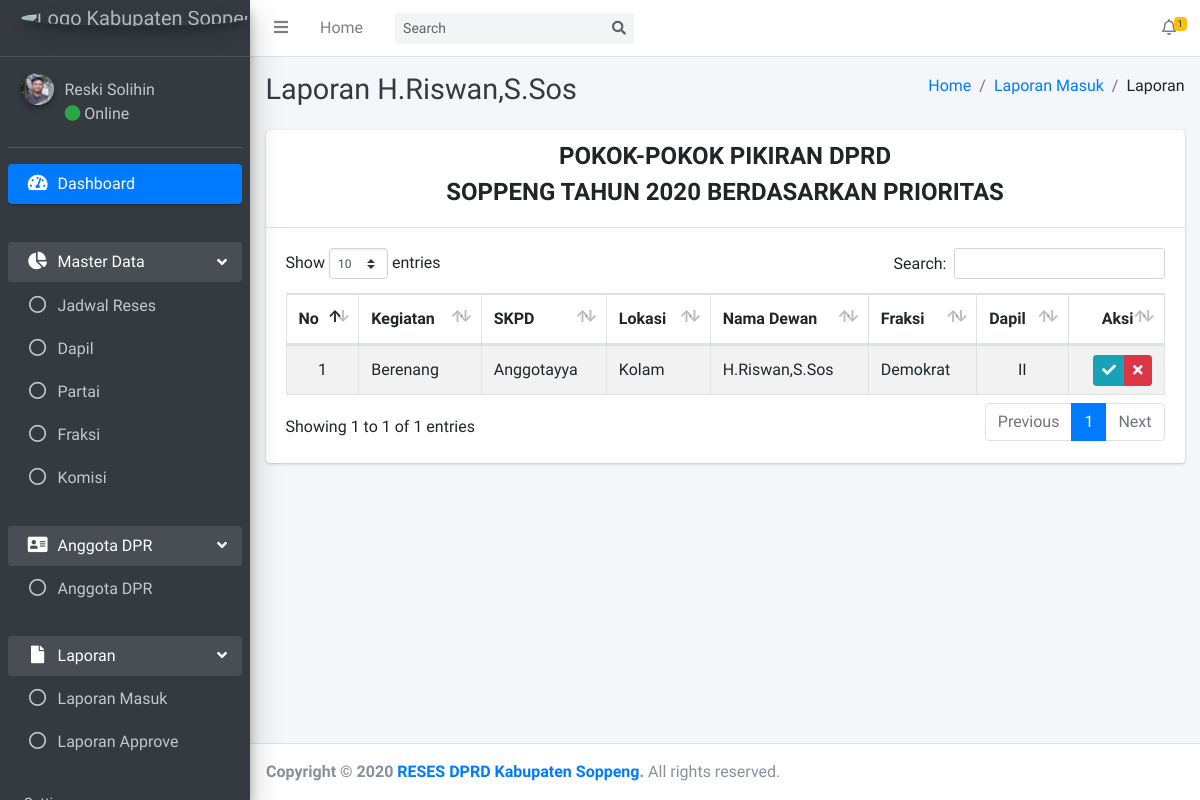
/admin/aspirasi-anggota/data.php?id_anggota=3 (signed in), run on an earlier commit of the app's database.
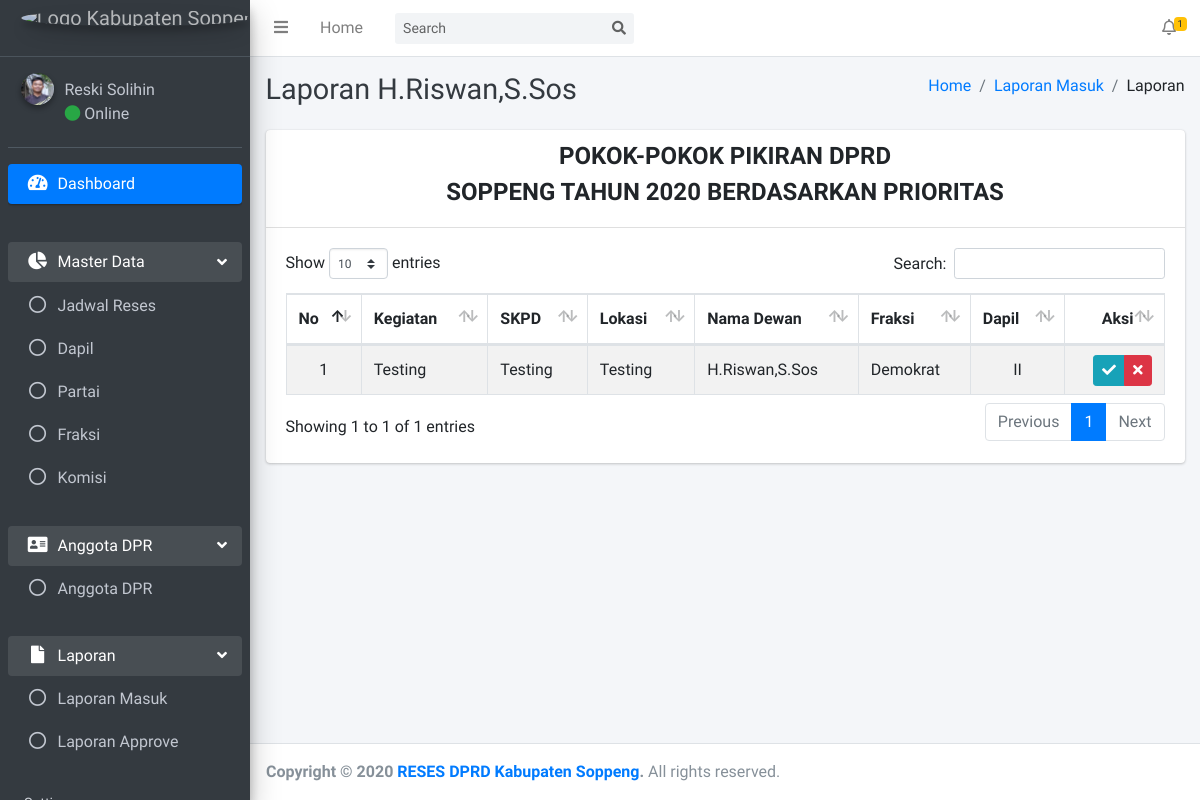
And on a later commit of the database.
### tables this page shows
CREATE TABLE `tb_aspirasi` (
  `id_aspirasi` int(11) NOT NULL,
  `id_lokasi` varchar(255) NOT NULL,
  `id_anggota` varchar(225) NOT NULL,
  `id_jadwal` varchar(100) NOT NULL,
  `kegiatan` varchar(255) NOT NULL,
  `skpd` varchar(255) NOT NULL,
  `lokasi` varchar(255) NOT NULL,
  `status_aspirasi` varchar(255) NOT NULL,
  `keterangan_aspirasi` varchar(255) NOT NULL
);

CREATE TABLE `tb_anggota` (
  `id_anggota` int(11) NOT NULL,
  `nama_anggota` varchar(255) NOT NULL,
  `alamat_anggota` varchar(255) NOT NULL,
  `tempat_lahir_anggota` varchar(225) NOT NULL,
  `tanggal_lahir_anggota` varchar(255) NOT NULL,
  `agama_anggota` varchar(225) NOT NULL,
  `status_kawin` varchar(225) NOT NULL,
  `jabatan_anggota` varchar(225) NOT NULL,
  `id_partai` varchar(225) NOT NULL,
  `id_dapil` varchar(225) NOT NULL,
  `id_komisi` varchar(225) NOT NULL,
  `id_fraksi` varchar(225) NOT NULL,
  `foto_anggota` varchar(225) NOT NULL,
  `status_anggota` varchar(225) NOT NULL
);

CREATE TABLE `tb_partai` (
  `id_partai` int(11) NOT NULL,
  `nama_partai` varchar(255) NOT NULL,
  `gambar_partai` varchar(255) NOT NULL
);

CREATE TABLE `tb_dapil` (
  `id_dapil` int(11) NOT NULL,
  `nama_dapil` varchar(255) NOT NULL
);

### admin/aspirasi-anggota/data.php (the view, shortened to what this page needs)
<?php
require '../template/header/header.php';
$get_id_anggota = $_GET['id_anggota'];
$aspirasi = mysqli_query($conn, "SELECT * FROM tb_aspirasi WHERE id_anggota='$get_id_anggota' AND status_aspirasi='Kirim'");
$result_anggota = mysqli_query($conn, "SELECT * FROM tb_anggota WHERE id_anggota = '$get_id_anggota'");
$dta_anggota = mysqli_fetch_assoc($result_anggota);
?>
  <div class="content-wrapper">
    <div class="content-header">
      <div class="container-fluid">
        <div class="row mb-2">
          <div class="col-sm-6">
            <h1 class="m-0 text-dark">Laporan <?= $dta_anggota['nama_anggota'] ?></h1>
          </div>
          <div class="col-sm-6">
            <ol class="breadcrumb float-sm-right">
              <li class="breadcrumb-item"><a href="/reses-dprd/admin/">Home</a></li>
              <li class="breadcrumb-item active"><a href="/reses-dprd/admin/laporan-masuk/data.php">Laporan Masuk</a></li>
              <li class="breadcrumb-item">Laporan</li>
            </ol>
          </div>
        </div>
      </div>
    </div>
    <section class="content">
      <div class="container-fluid">
        <div class="row">
          <div class="col-12">
            <div class="card">
              <div class="card-header">
              <h4 style="text-align: center;"><b>POKOK-POKOK PIKIRAN DPRD</b></h4>
              <h4 style="text-align: center;"><b>SOPPENG TAHUN 2020 BERDASARKAN PRIORITAS</b></h4>
              </div>
              <div class="card-body">
                <table id="example1" class="table table-bordered table-striped">
                  <thead>
                    <tr>
                    <th>No</th>
                    <th>Kegiatan</th>
                    <th>SKPD</th>
                    <th>Lokasi</th>
                    <th>Nama Dewan</th>
                    <th>Fraksi</th>
                    <th>Dapil</th>
                    <th class="text-right">Aksi</th>
                  </tr>
                  </thead>
                  <tbody>
                  <?php
                   $i = 1; foreach($aspirasi as $dta) {
                    ?>
                  <tr>
                    <td style="text-align: center;"><?= $i ?></td>
                    <td><?= $dta['kegiatan'] ?></td>
                    <td><?= $dta['skpd'] ?></td>
                    <td><?= $dta['lokasi'] ?></td>
                    <?php
                      $get_id_anggota1 = $dta['id_anggota'];
                      $anggota = mysqli_query($conn, "SELECT * FROM tb_anggota WHERE id_anggota = $get_id_anggota1");
                      while($row_anggota=mysqli_fetch_assoc($anggota)) {
                        echo " <td>$row_anggota[nama_anggota]</td>";
                        $get_id_fraksi = $row_anggota['id_fraksi'];
                        $fraksi = mysqli_query($conn, "SELECT * FROM tb_fraksi WHERE id_fraksi = $get_id_fraksi");
                        while($row_fraksi=mysqli_fetch_assoc($fraksi)) {
                          $get_id_partai = $row_fraksi['id_partai'];
                          $partai = mysqli_query($conn, "SELECT * FROM tb_partai WHERE id_partai = $get_id_partai");
                          while($row_partai=mysqli_fetch_assoc($partai)) {
                            echo " <td>$row_partai[nama_partai]</td>";
                          }
                        }
                        $get_id_dapil = $row_anggota['id_dapil'];
                        $dapil = mysqli_query($conn, "SELECT * FROM tb_dapil WHERE id_dapil = $get_id_dapil");
                        while($row_dapil=mysqli_fetch_assoc($dapil)) {
                          echo " <td style='text-align: center;'>$row_dapil[nama_dapil]</td>";
                        }
                      }
                    ?>
                    <td class="text-right py-0 align-middle">
                      <div class="btn-group btn-group-sm">
                        <a data-toggle="tooltip" title="Approve" href="controller.php?approve_aspirasi=true&id_aspirasi=<?= $dta['id_aspirasi'].'&id_anggota='.$dta['id_anggota'] ?>" class="btn btn-info"><i class="fas fa fa-check"></i></a>
                        <button type="button" href="#" class="btn btn-danger" data-toggle="modal" data-target="#modal-lg<?= $dta['id_aspirasi'] ?>" ><i class="fas fa fa-times"></i></button>
                      </div>
                    </td>
                  </tr>
                  <?php
                  $i = $i + 1; }
                  ?>
                  </tbody>
                </table>
              </div>
            </div>
          </div>
        </div>
      </div>
    </section>
  </div>
<?php
require '../template/footer/footer.php';
?>

What changed in the data, as far as the page shows it:
no longer on this page (row edited): tb_aspirasi: kegiatan "Berenang", skpd "Anggotayya", lokasi "Kolam", tb_anggota (nama_anggota "H.Riswan,S.Sos"), tb_partai (nama_partai "Demokrat"), tb_dapil (nama_dapil "II")
added tb_aspirasi: kegiatan "Testing", skpd "Testing", lokasi "Testing", tb_anggota (nama_anggota "H.Riswan,S.Sos"), tb_partai (nama_partai "Demokrat"), tb_dapil (nama_dapil "II")
